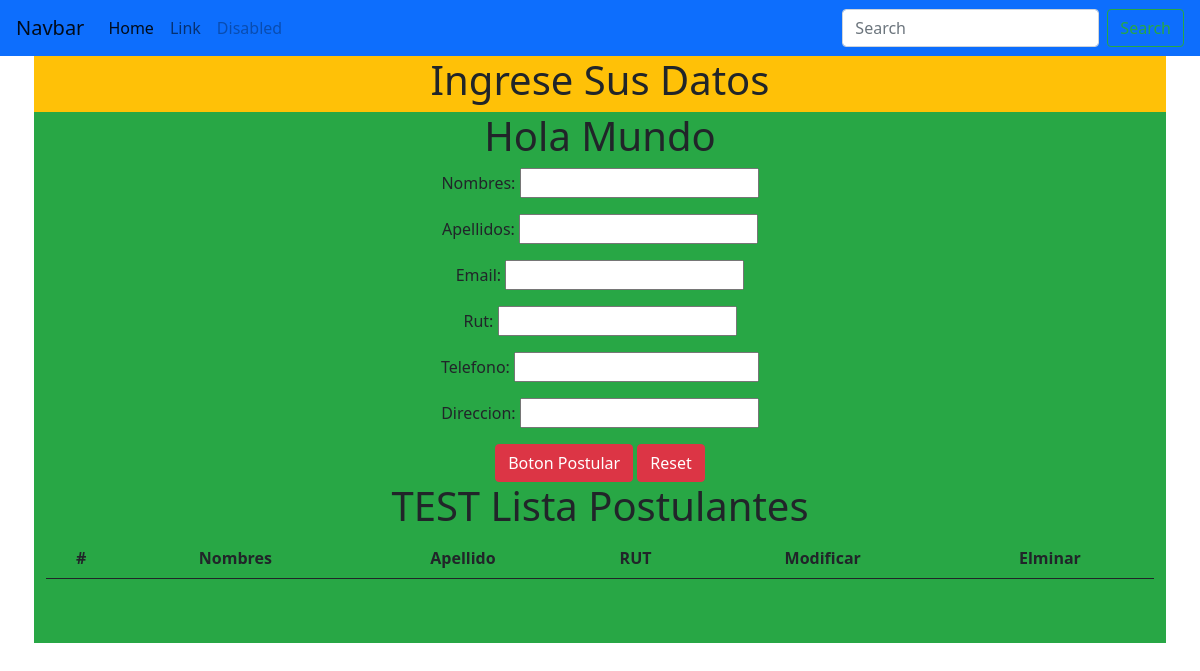
Before: / with the older database file.
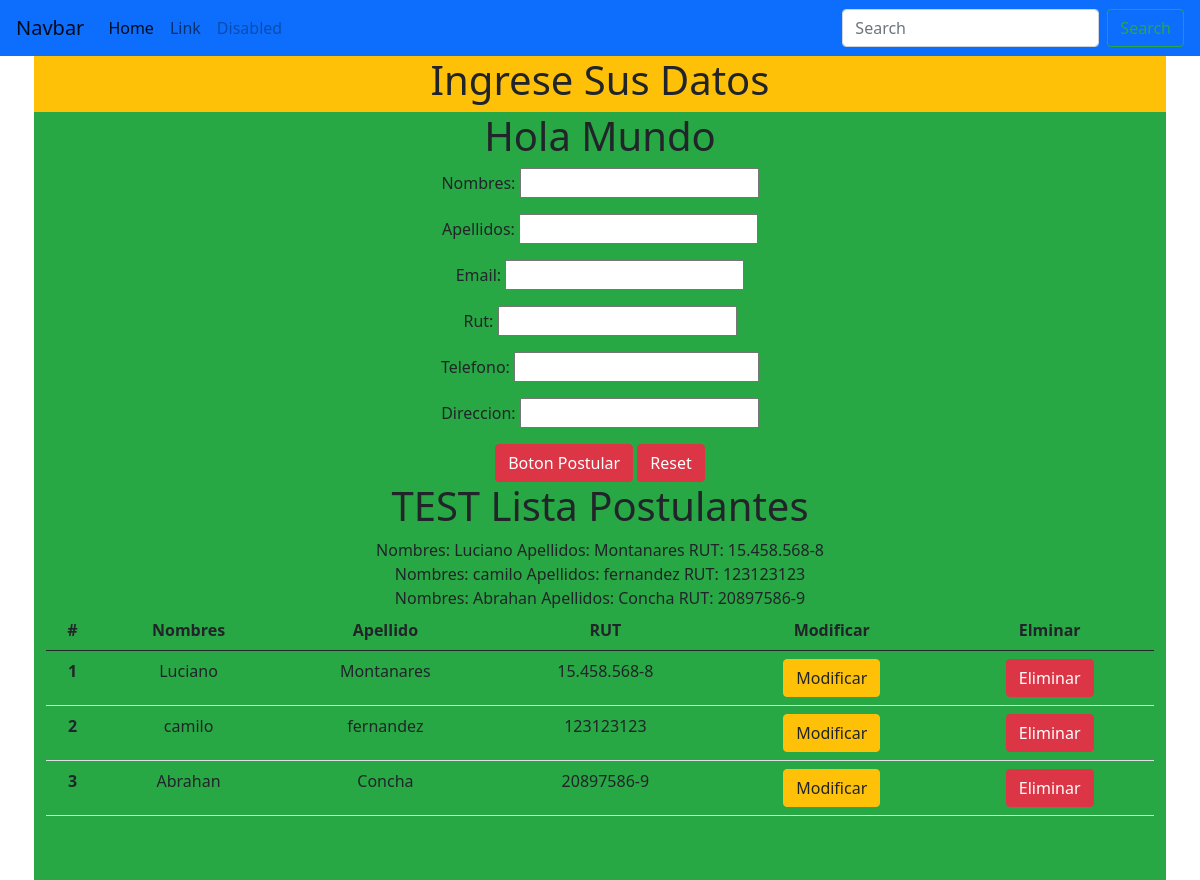
After: the same page with the newer database file.
### postulacion/models.py (models this page shows)
class postulantes(models.Model):
    nombres = models.CharField(max_length=50)
    apellidos = models.CharField(max_length=50)
    rut = models.CharField(max_length=20, validators=[
        RegexValidator('^\d{1,2}\.?\d{3}\.?\d{3}[-]?[0-9kK]{1}$', message='Ingrese un RUT Valido')])
    email = models.EmailField(max_length=50)
    telefono = models.BigIntegerField()
    direccion = models.CharField(max_length=75)
    vigente = models.BooleanField(default=True)
    f_postulacion = models.DateTimeField(auto_now_add=True)
    aprobado = models.BooleanField(default=False)
    def __str__(self):
        return f'\nNombres: {self.nombres} \nApellidos: {self.apellidos} \nRUT: {self.rut}'

### postulacion/views.py (the view)
# urls.py: path('', views.postulacion, name='postulacion'),
def postulacion(request):
    if request.method == 'POST':
        form = PostulantesForm(request.POST)
        if form.is_valid():
            form.save()
            return HttpResponseRedirect('')
    else:
        form = PostulantesForm()
    p = postulantes.objects.all()
    print(p)
    context = {'form': form,
               'data': p}
    return render(request, 'postulacion/postulacion.html', context)

### postulacion/forms.py
class PostulantesForm(forms.ModelForm):
    class Meta:
        model = postulantes
        fields = ['nombres',
                  'apellidos',
                  'email',
                  'rut',
                  'telefono',
                  'direccion',
                  ]

### templates/postulacion/postulacion.html (shortened to what this page needs)
{% extends 'base.html' %}
{% load i18n %}
{% block body %}
    <div class="container-sm">
        <div class="row bg-warning">
            <div class="col-sm-12 text-center"><p class="h1">Ingrese Sus Datos</p></div>
        </div>
        <div class="row bg-success pb-5">
            <div class="col-sm-12 text-center"><p class="h1">Hola Mundo</p>
                <form method="POST" class="text-center" action="{% url 'postulacion' %}">
                    {{ form.as_p }}
                    <input class="btn btn-danger" type="submit" value="Boton Postular"/>
                    <input class="btn btn-danger" type="reset" value="Reset"/>
                </form>
                <div class="col-sm-12 text-center">
                    <p class="h1">TEST Lista Postulantes</p>
                    {% for postulante in data %}
                        <div class="row">
                            <div class="col-sm-12">
                                {{ postulante }}
                            </div>
                        </div>
                    {% endfor %}
                    <table class="table">
                        <thead>
                        <tr>
                            <th scope="col">#</th>
                            <th scope="col">Nombres</th>
                            <th scope="col">Apellido</th>
                            <th scope="col">RUT</th>
                            <th scope="col">Modificar</th>
                            <th scope="col">Elminar</th>
                        </tr>
                        </thead>
                        <tbody>
                        {% for postulante in data %}
                            {% if postulante.vigente %}
                                <tr>
                                    <th scope="row">{{ forloop.counter }}</th>
                                    <td>{{ postulante.nombres }}</td>
                                    <td>{{ postulante.apellidos }}</td>
                                    <td>{{ postulante.rut }}</td>
                                    <td>
                                        <a class="btn btn-warning" role="button" href="">Modificar</a></td>
                                    <td>
                                        <a class="btn btn-danger" role="button"
                                           href="{% url 'delete_postulante' postulante.id %}">Eliminar</a>
                                    </td>
                                </tr>
                            {% endif %}
                        {% endfor %}
                        </tbody>
                    </table>
                </div>
            </div>
        </div>
    </div>
{% endblock body %}

### templates/base.html (shortened to what this page needs)
{% load static %}
<!doctype html>
<html lang="en">
<head>
    <link rel="stylesheet" href="{% static 'bootstrap/css/bootstrap.min.css' %}"
>
</head>
<body>
{% include '_navbar.html' %}
{% block body %}{% endblock body %}
</body>
</html>

### templates/_navbar.html (shortened to what this page needs)
<nav class="navbar navbar-expand-lg navbar-light bg-primary">
  <div class="container-fluid">
    <a class="navbar-brand" href="#">Navbar</a>
    <div class="collapse navbar-collapse" id="navbarTogglerDemo03">
      <ul class="navbar-nav mr-auto mb-2 mb-lg-0">
        <li class="nav-item">
          <a class="nav-link active" aria-current="page" href="#">Home</a>
        </li>
        <li class="nav-item">
          <a class="nav-link" href="#">Link</a>
        </li>
        <li class="nav-item">
          <a class="nav-link disabled" href="#" tabindex="-1" aria-disabled="true">Disabled</a>
        </li>
      </ul>
      <form class="d-flex">
        <input class="form-control mr-2" type="search" placeholder="Search" aria-label="Search">
        <button class="btn btn-outline-success" type="submit">Search</button>
      </form>
    </div>
  </div>
</nav>

Changed rows visible on the page:
added postulantes: nombres+apellidos+rut "Nombres: Luciano Apellidos: Montanares RUT: 15.458.568-8", nombres "Luciano", apellidos "Montanares", rut "15.458.568-8"
added postulantes: nombres+apellidos+rut "Nombres: camilo Apellidos: fernandez RUT: 123123123", nombres "camilo", apellidos "fernandez", rut "123123123"
added postulantes: nombres+apellidos+rut "Nombres: Abrahan Apellidos: Concha RUT: 20897586-9", nombres "Abrahan", apellidos "Concha", rut "20897586-9"
